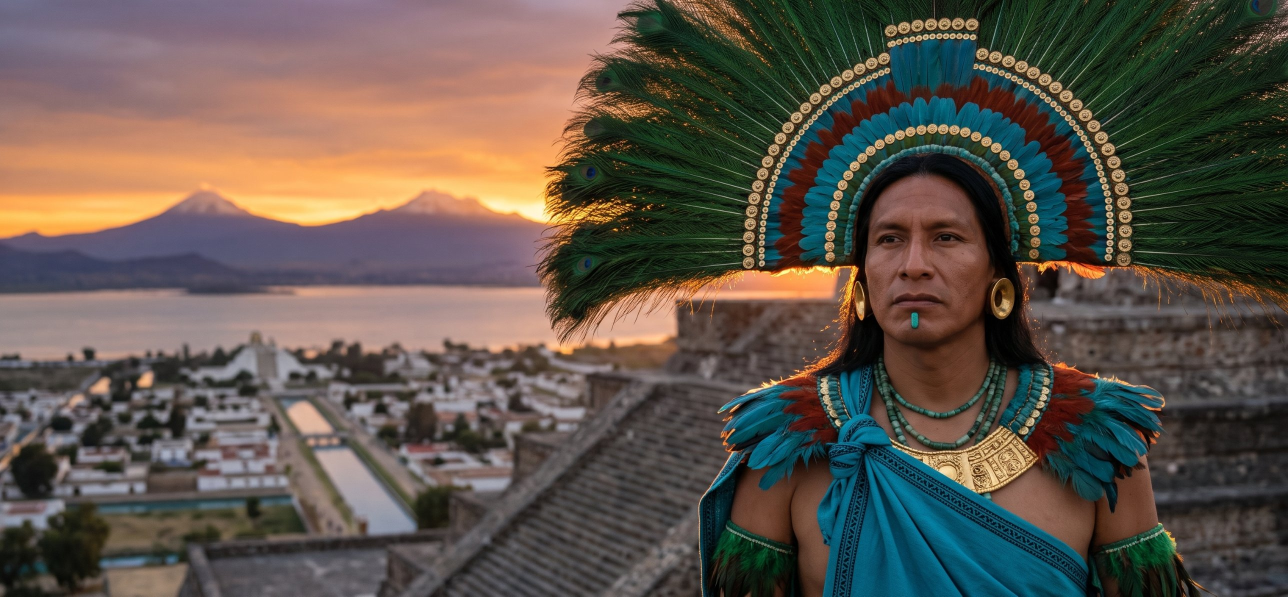
#> input picture covers/src/aztecs_picture_source.jpg, 2576 x 1193 px (shown at 1/2 size)
$ python -i mkcut.py   (imports and definitions only)
#> lines starting #> are read from the running program, lines starting #| are printed output that depends on the picture; after the words box and inside, x2 and y2 are one past the last pixel; in counts of white or black regions, pixels touching at a corner belong together
#> further down, picture is the input picture: PIL image 2576x1193 RGB; mean R, G, B 94.1, 84.6, 75.7
"""Aztecs: вырезки предметов и подготовка вставок. python3 mkcut.py [ключи]. Вход src/Vnn.* (присылает Рустам, в git нет), выход ../film/cut/*.png и ../film/full/*.jpg.
V01 и V17 — rembg (isnet-general-use; pip install --break-system-packages rembg onnxruntime). Остальные предметы на ровном фоне — ключ (key, из mesopotamia/inserts/mkcut.py; rembg для них не нужен). Плоские листы кодексов, портреты и фото идут как есть (full)."""
import sys, os, glob
from PIL import Image
HERE = os.path.dirname(os.path.abspath(__file__)); OUT = f"{HERE}/../film/cut"; FULL = f"{HERE}/../film/full"; MAXS = 3000
Image.MAX_IMAGE_PIXELS = None
J = {  # ключ: (исходник, режим, opts)
"V01": ("V01", "key", {"warm": 10}), "V12": ("V12", "key", {"const": True, "thr": 26, "shadows": False}),
"V13": ("V13", "key", {"const": True, "thr": 26, "shadows": False}), "V14": ("V14", "key", {"const": True, "thr": 26, "shadows": False}),
"V17": ("V17", "rembg", {}), "V23": ("V23", "key", {"const": True, "thr": 26, "shadows": False}),
}
# [1 line not run here, left out]
def key(im, thr=16, const=False, shadows=True, warm=0, corner="tl", sh=60):
    """ровный серый фон (Рустам заменяет фоны сам): фон — плавная поверхность по краям кадра; тень под предметом (нейтральная, темнее фона) тоже считается фоном. Плоские плиты rembg рвёт, поэтому для них ключ."""
#> called with thr = 16, const = False, shadows = True, warm = 0, corner = 'tl', sh = 60
    import numpy as np
    from scipy import ndimage as ndi
    from PIL import ImageFilter
    a = np.asarray(im.convert("RGB")).astype(float); h, w = a.shape[:2]; b = max(4, int(0.025 * min(h, w)))
#> after `h, w = a.shape[:2]`: h = 1193; w = 2576
#> after `b = max(4, int(0.025 * min(h, w)))`: b = 29
    m = np.zeros((h, w), bool); m[:b] = m[-b:] = True; m[:, :b] = m[:, -b:] = True
    yy, xx = np.mgrid[0:h, 0:w]; X = np.stack([np.ones(h * w), xx.ravel() / w, yy.ravel() / h, (xx.ravel() / w) ** 2, (yy.ravel() / h) ** 2, xx.ravel() * yy.ravel() / w / h], 1)
    bg = np.stack([(X @ np.linalg.lstsq(X[m.ravel()], a[..., c].ravel()[m.ravel()], rcond=None)[0]).reshape(h, w) for c in range(3)], 2)
    if const: bg = np.zeros_like(a) + np.median({'tl': a[:b, :b], 'br': a[-b:, -b:], 'bl': a[-b:, :b], 'tr': a[:b, -b:]}[corner].reshape(-1, 3), 0)          # предмет почти во весь кадр: фон — цвет угла
    d = np.abs(a - bg).max(2); neutral = (a.max(2) - a.min(2)) < 14; darker = (bg.mean(2) - a.mean(2)); shadow = neutral & (darker > 0) & (darker < sh)
#> after `neutral = a.max(2) - a.min(2) < 14`:
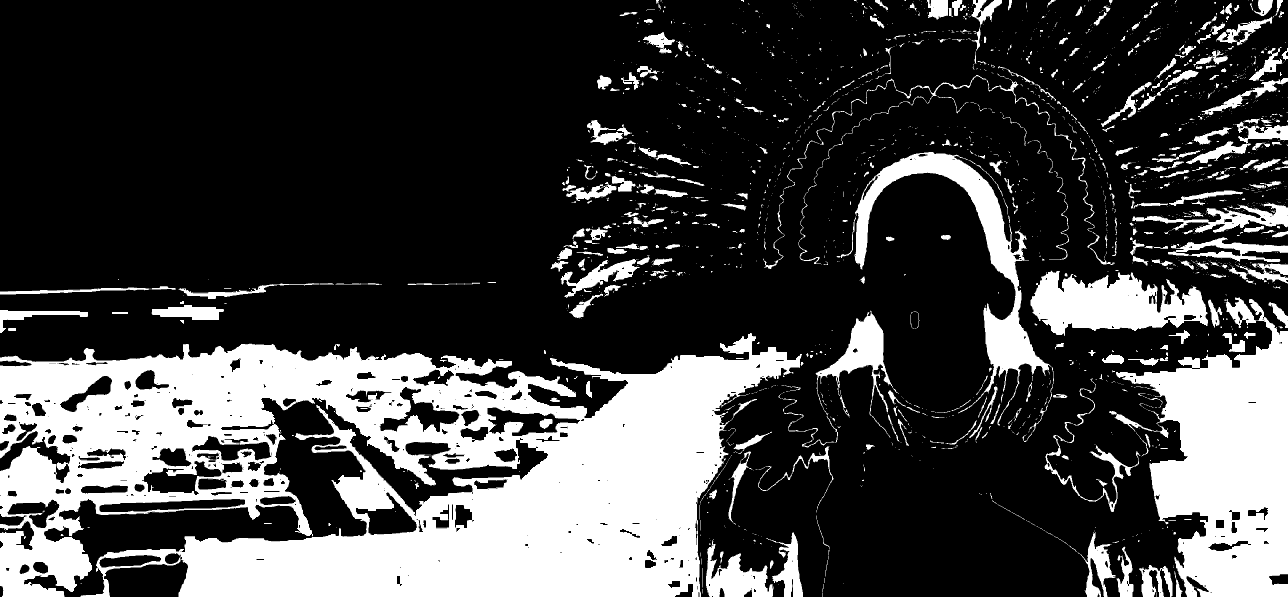
#> neutral: shape (1193, 2576) bool (shown at 1/2 size); 26.3% white; 2343 white regions (1884 under 20 px), largest, box (x1, y1, x2, y2) and area: (0, 666, 1604, 1193) 499117, (2218, 595, 2576, 1193) 113861, (1709, 304, 2108, 851) 32731
#> after `shadow = neutral & (darker > 0) & (darker < sh)`: shadow: shape (1193, 2576) bool; 13.1% white; 3317 white regions (2799 under 20 px), largest, box (x1, y1, x2, y2) and area: (852, 764, 1487, 1193) 92644, (0, 689, 541, 950) 41814, (192, 864, 1128, 1193) 38170
    cand = (d > thr) & ~(shadow & shadows)
#> cand: shape (1193, 2576) bool; 77.8% white; 10590 black regions (10018 under 20 px), largest, box (x1, y1, x2, y2) and area: (0, 601, 1679, 1193) 352459, (0, 0, 665, 260) 71446, (2289, 804, 2576, 985) 35768
    if warm: cand = (a[..., 0] - a[..., 2]) > warm          # тёплый камень на нейтральном сером: тень нейтральна и в маску не попадает
    cand = ndi.binary_opening(cand, iterations=2); lab, n = ndi.label(~cand); edge = set(lab[0]) | set(lab[-1]) | set(lab[:, 0]) | set(lab[:, -1]); edge.discard(0)
#> after `cand = ndi.binary_opening(cand, iterations=2)`: cand: shape (1193, 2576) bool; 74.4% white; 3747 black regions (3367 under 20 px), largest, box (x1, y1, x2, y2) and area: (0, 601, 1684, 1193) 368304, (2042, 0, 2576, 543) 129107, (0, 0, 672, 266) 76026
#> after `lab, n = ndi.label(~cand)`:
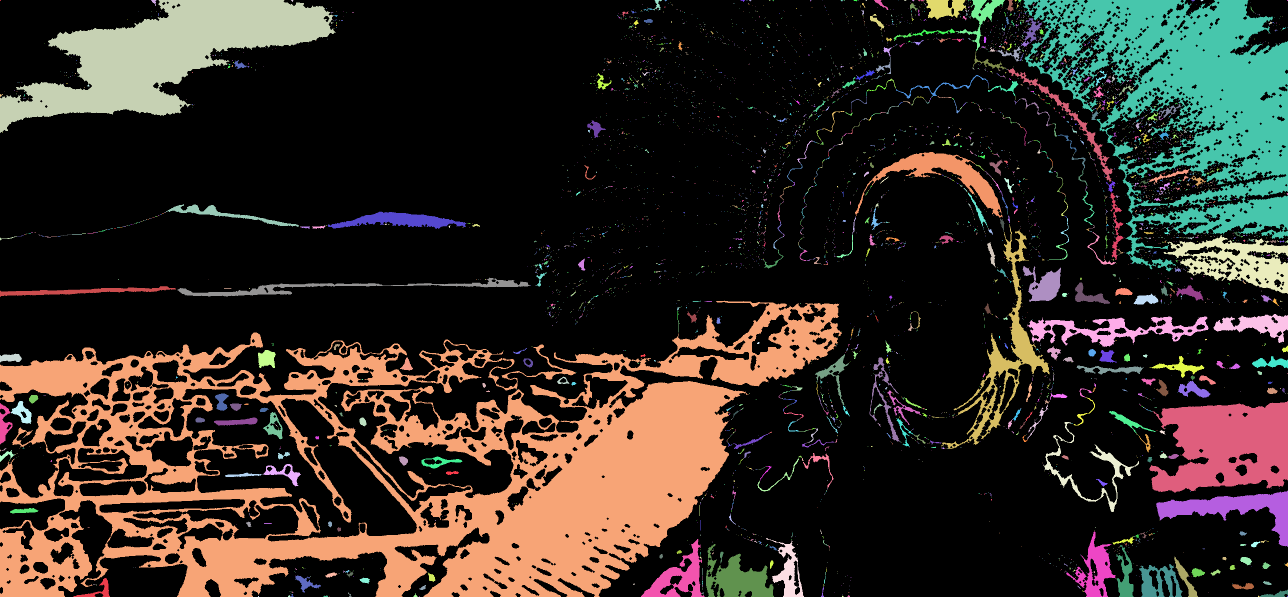
#> lab: shape (1193, 2576) int32 (shown at 1/2 size); 6612 distinct labels, from 0 to 6611; one colour per label, 0 black
#> after `lab, n = ndi.label(~cand)`: n = 6611
#> after `edge = set(lab[0]) | set(lab[-1]) | set(lab[:, 0]) | set(lab[:, -1])`: edge = 85 items
    obj = ~np.isin(lab, list(edge)); lab, n = ndi.label(obj); sz = ndi.sum(obj, lab, range(1, n + 1)); obj = np.isin(lab, [i + 1 for i, v in enumerate(sz) if v >= 0.03 * sz.max()])
#> after `obj = ~np.isin(lab, list(edge))`: obj: shape (1193, 2576) bool; 78.2% white; 84 black regions (49 under 20 px), largest, box (x1, y1, x2, y2) and area: (0, 601, 1684, 1193) 368219, (2046, 0, 2576, 543) 125345, (0, 0, 672, 266) 75970
#> after `lab, n = ndi.label(obj)`:
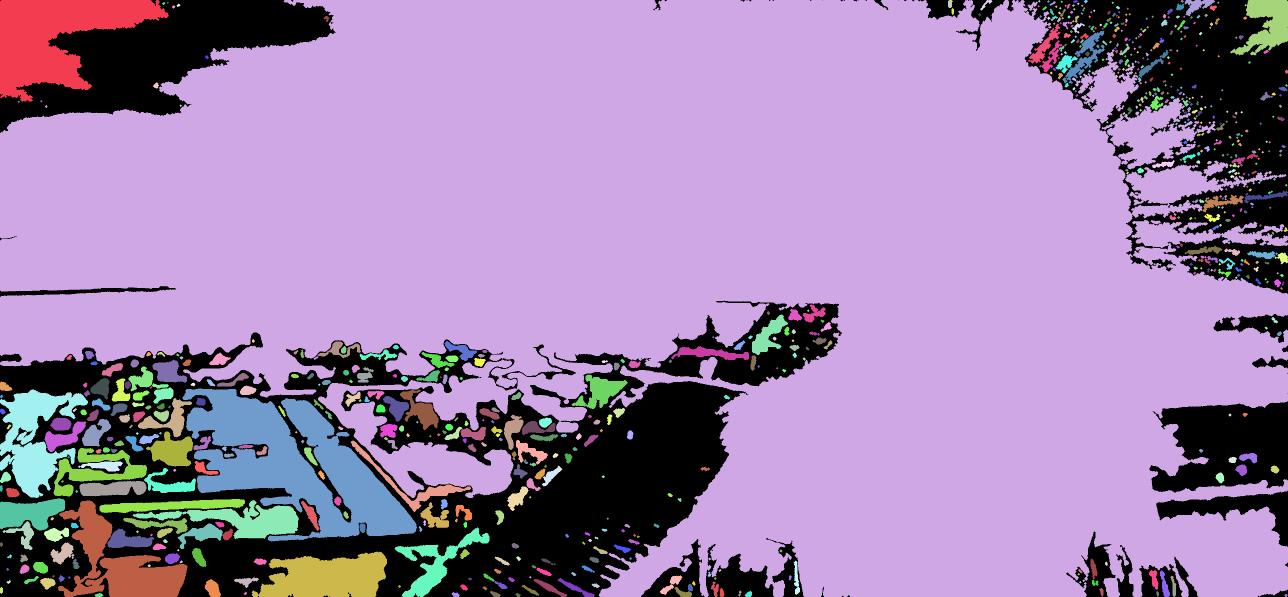
#> lab: shape (1193, 2576) int32 (shown at 1/2 size); 742 distinct labels, from 0 to 741; one colour per label, 0 black
#> after `lab, n = ndi.label(obj)`: n = 741
#> after `sz = ndi.sum(obj, lab, range(1, n + 1))`: sz = 741 values, max 2075122 at index 1, min 13 at index 4, mean 3243.6
#> after `obj = np.isin(lab, [i + 1 for i, v in enumerate(sz) if v >= 0.03 * sz.`: obj: shape (1193, 2576) bool; 69.7% white; 59 black regions (30 under 20 px), largest, box (x1, y1, x2, y2) and area: (0, 601, 1684, 1193) 559121, (2046, 0, 2576, 543) 152302, (0, 0, 672, 266) 111802
    obj = ndi.binary_fill_holes(ndi.binary_closing(obj, iterations=3)); A = Image.fromarray((obj * 255).astype("uint8")).filter(ImageFilter.MinFilter(5)).filter(ImageFilter.GaussianBlur(1.2))
#> after `obj = ndi.binary_fill_holes(ndi.binary_closing(obj, iterations=3))`: obj: shape (1193, 2576) bool; 70% white; 1 black region, box (x1, y1, x2, y2) and area: (0, 0, 2576, 1193) 923161
#> after `A = Image.fromarray((obj * 255).astype('uint8')).filter(ImageFilter.Mi`:
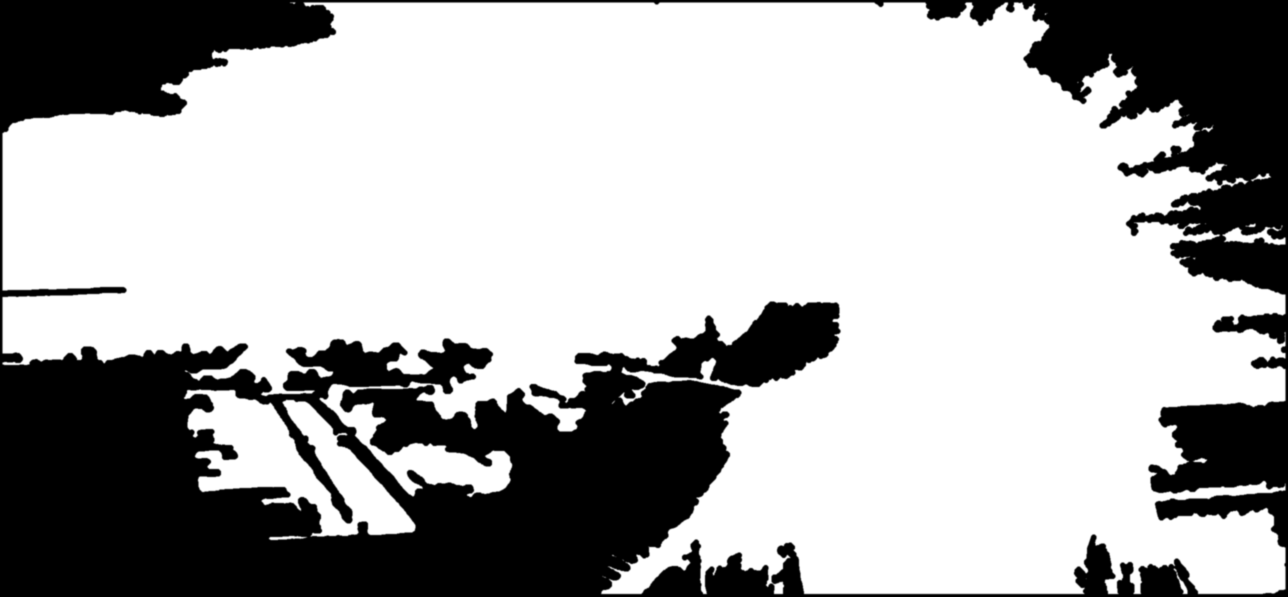
#> A: PIL image 2576x1193 L (shown at 1/2 size); min 0, max 255, mean 173.2
    r = im.convert("RGBA"); r.putalpha(A); return r.crop(A.point(lambda v: 255 if v > 24 else 0).getbbox())
#> after `return r.crop(A.point(lambda v: 255 if v > 24 else 0).getbbox())`:
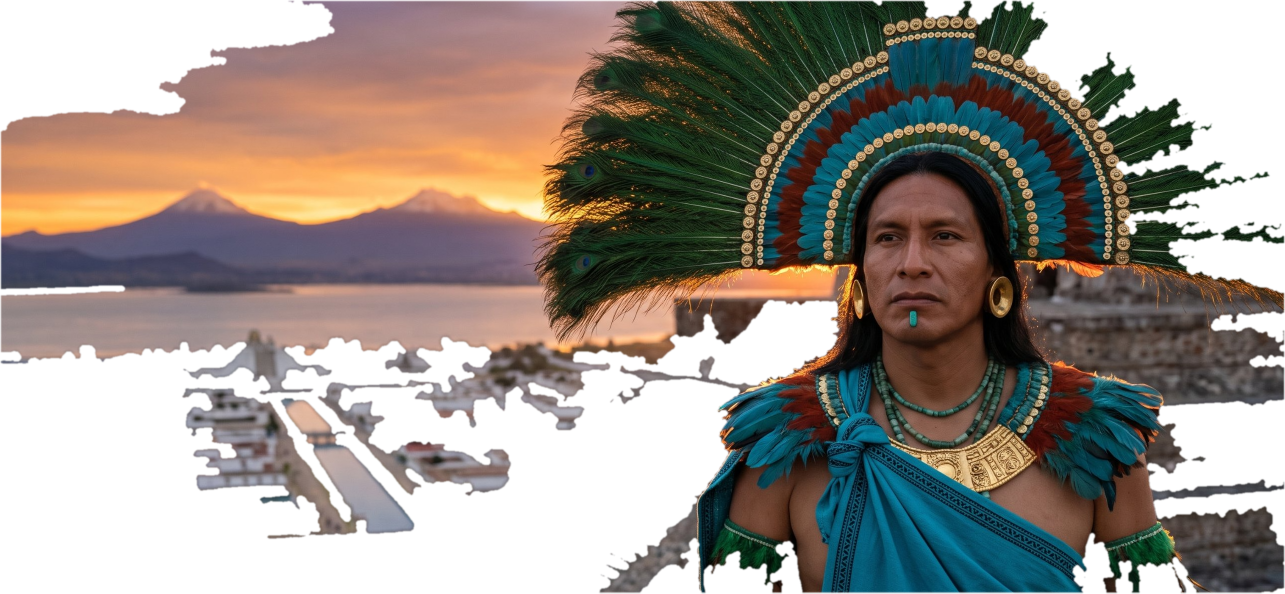
#> returned value: PIL image 2570x1187 RGBA (shown at 1/2 size); mean R, G, B, A 94.2, 84.7, 75.7, 174.5; transparent parts drawn white
# [11 lines not run here, left out]

>>> from PIL import Image
>>> picture = Image.open('../../covers/src/aztecs_picture_source.jpg')
>>> result = key(picture)

$ run again, on covers/src/vikings_picture_source.jpg
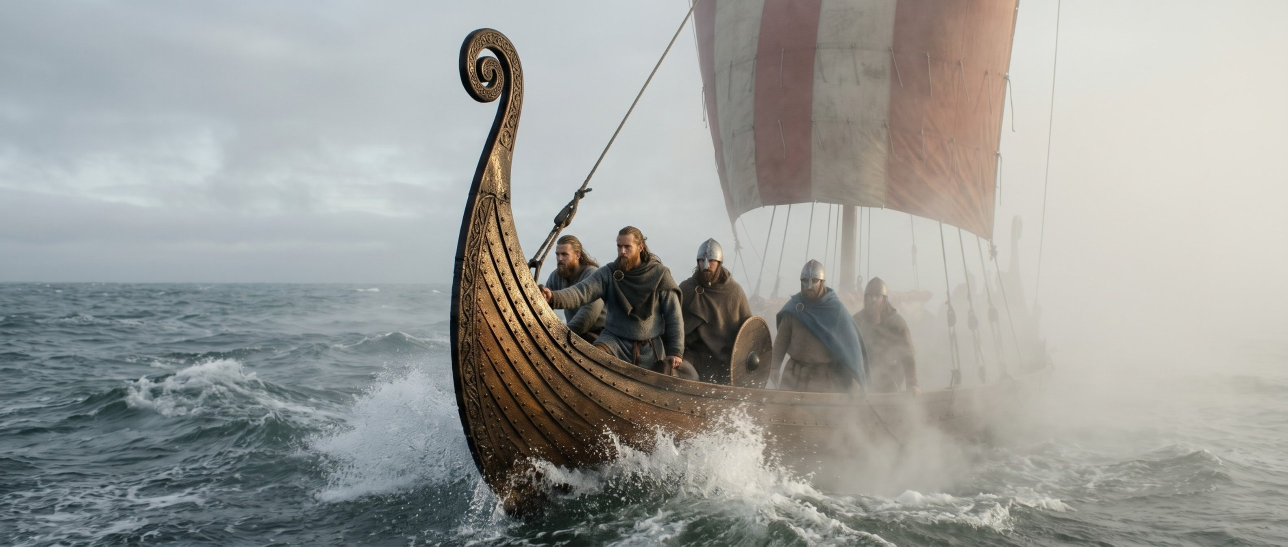
#> input picture covers/src/vikings_picture_source.jpg, 2576 x 1093 px (shown at 1/2 size)
#> picture is the input picture: PIL image 2576x1093 RGB; mean R, G, B 155.7, 156.9, 153.3
#> neutral: shape (1093, 2576) bool; 51.6% white; 347 black regions (193 under 20 px), largest, box (x1, y1, x2, y2) and area: (0, 0, 1014, 1093) 756787, (915, 58, 2112, 1016) 359307, (1508, 0, 2039, 561) 198806
#> shadow: shape (1093, 2576) bool; 6.1% white; 1561 white regions (1358 under 20 px), largest, box (x1, y1, x2, y2) and area: (1367, 0, 1680, 470) 43321, (1002, 918, 1356, 1093) 24617, (2018, 1008, 2576, 1093) 15864
#> in key, `lab, n = ndi.label(~cand)`: n = 2840
#> edge = 29 items
#> in key, `lab, n = ndi.label(obj)`:
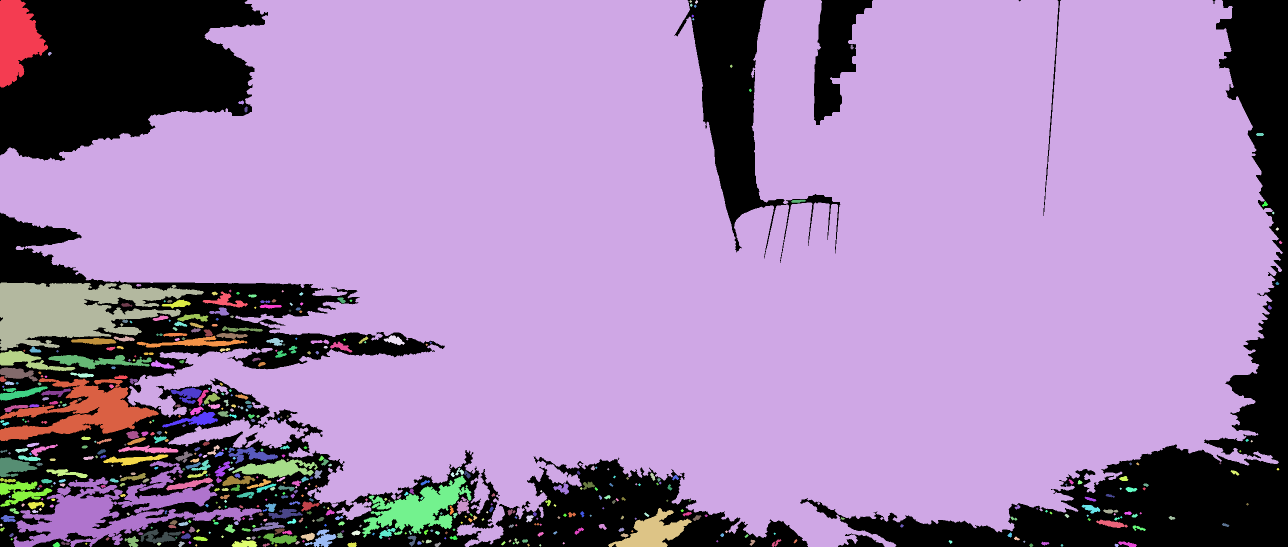
#> lab: shape (1093, 2576) int32 (shown at 1/2 size); 549 distinct labels, from 0 to 548; one colour per label, 0 black
#> in key, `lab, n = ndi.label(obj)`: n = 548
#> sz = 548 values, max 2034411 at index 1, min 13 at index 7, mean 4029.4
#> in key, `return r.crop(A.point(lambda v: 255 if v > 24 else 0).getbbox())`:
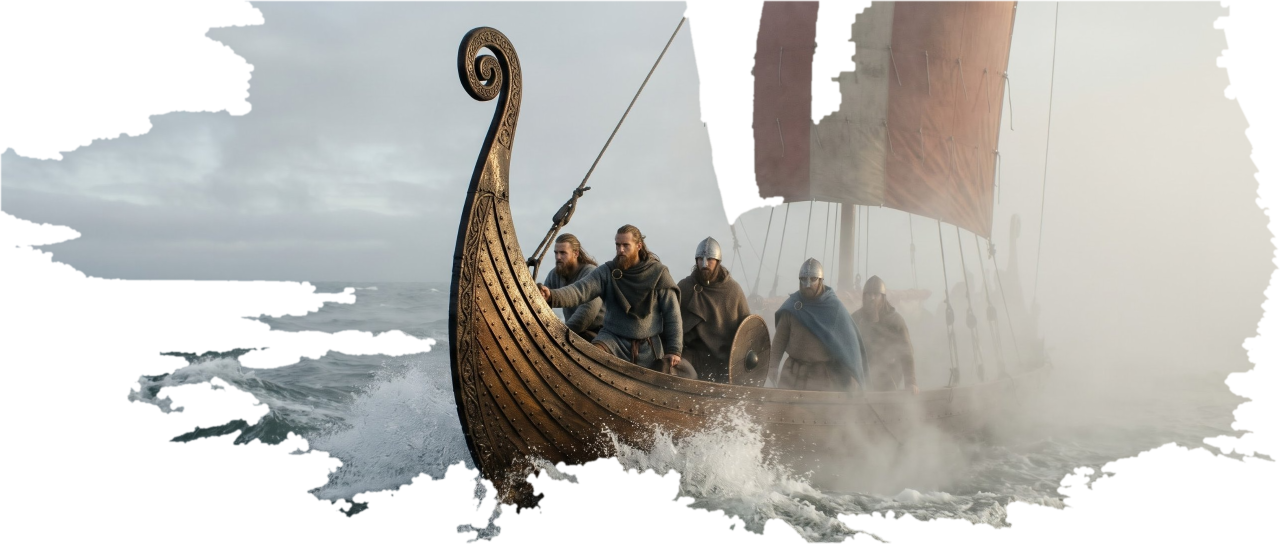
#> returned value: PIL image 2559x1087 RGBA (shown at 1/2 size); mean R, G, B, A 155.6, 156.7, 153.2, 183.5; transparent parts drawn white
